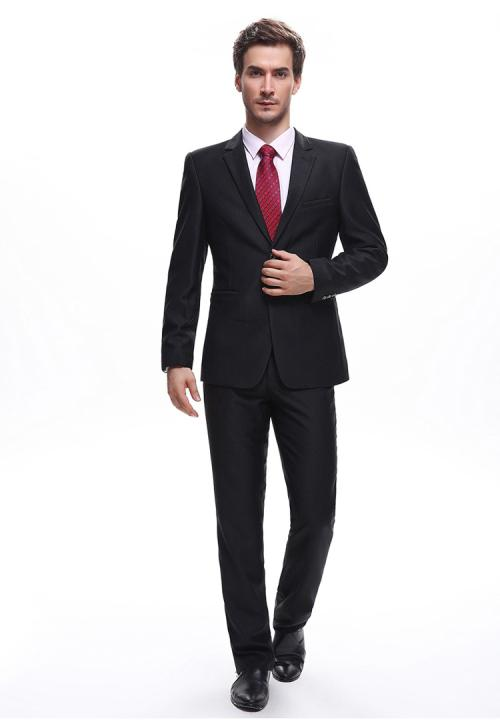
#> input picture P1-test02/images/photo01.jpg, 500 x 724 px
$ python blur.py
#> lines starting #> are read from the running program, lines starting #| are printed output that depends on the picture
# @Description: blur.py
# @Author: 孤烟逐云zjy
# @Date: 2020/4/22 15:10
# @SoftWare: PyCharm
# @CSDN: https://blog.csdn.net/zjy123078_zjy
# @博客园: https://www.cnblogs.com/guyan-2020/

import cv2 as cv
import numpy as np

src = cv.imread("./images/photo01.jpg")
#> src is the input picture: shape (724, 500, 3); mean B, G, R 208.2, 206.8, 208.6


# 均值模糊: 去掉随机噪声
def blur_demo(image):
    dst = cv.blur(image, (5, 5))
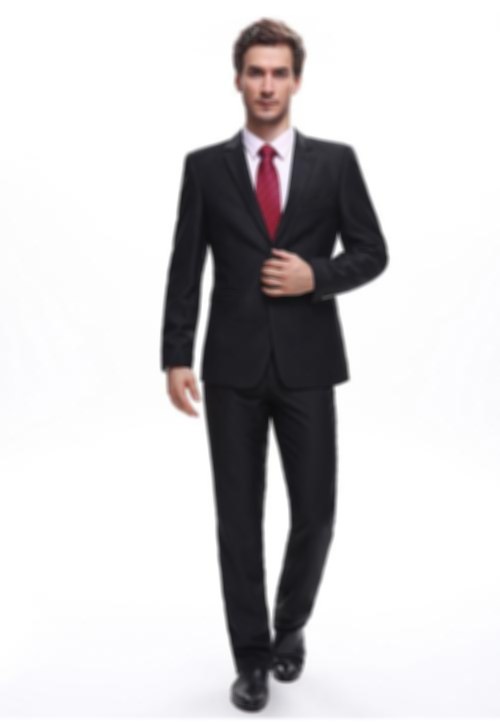
#> dst: shape (724, 500, 3); mean B, G, R 208.2, 206.8, 208.6
    # cv.imshow("blur image", dst)


blur_demo(src)


# 中值模糊（中值滤波）对去除椒盐噪声有很好的作用
# 中值模糊不受异常值的影响，这就是为什么要用它去掉椒盐噪声（异常值）
def median_blur_deno(image):
    # medianBlur(src, ksize, dst=None)
    dst = cv.medianBlur(image, 5)
    # cv.imshow("median image", dst)


# 自定义中值模糊
def custom_blur_demo(image):
    # 此处指定像素值为float32

    # 卷积算子
    # kernel = np.ones([5, 5], np.float32)/25
    # kernel = np.array([[1, 1, 1], [1, 1, 1], [1, 1, 1]], np.float32) / 9

    # 锐化算子 定义的规则：为奇数，不为奇数的话，就让总和等于0（做边缘和梯度哪些东西），或总和等于1（增强的工作）
    kernel = np.array([[0, -1, 0], [-1, 5, -1], [0, -1, 0]], np.float32)
    # filter2D(src, ddepth, kernel, dst=None, anchor=None, delta=None, borderType=None)
    dst = cv.filter2D(image, -1, kernel=kernel)

    cv.imshow("custon blur demo", dst)
    cv.imshow("原图 demo", src)


custom_blur_demo(src)

median_blur_deno(src)
cv.waitKey(0)
cv.destroyAllWindows()

$ run again, with P1-test02/images/photo02.jpg copied over P1-test02/images/photo01.jpg
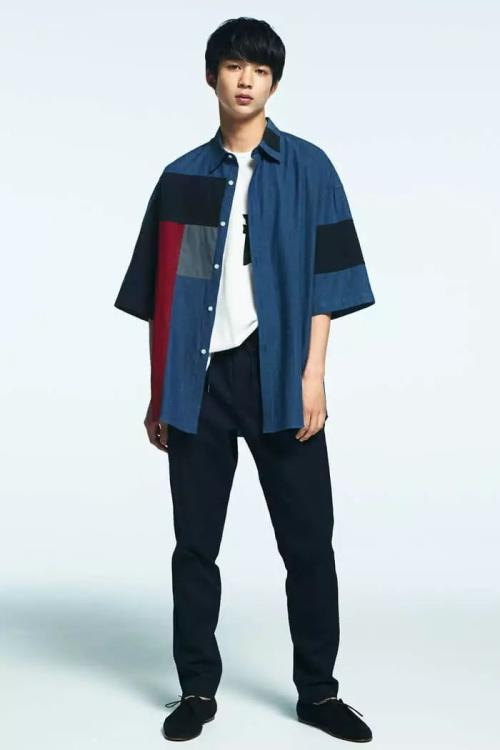
#> input picture P1-test02/images/photo02.jpg, 500 x 750 px
#> src is the input picture: shape (750, 500, 3); mean B, G, R 198.4, 192.1, 183.2
#> in blur_demo, `dst = cv.blur(image, (5, 5))`:
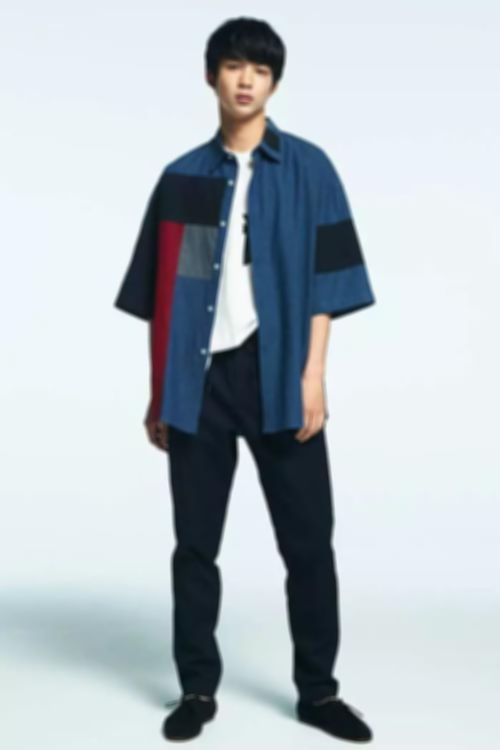
#> dst: shape (750, 500, 3); mean B, G, R 198.4, 192.1, 183.2
